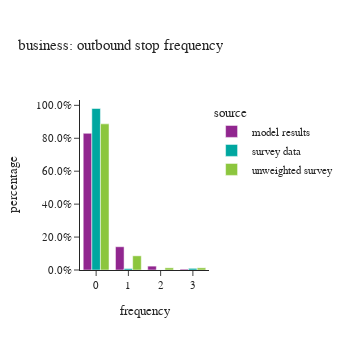
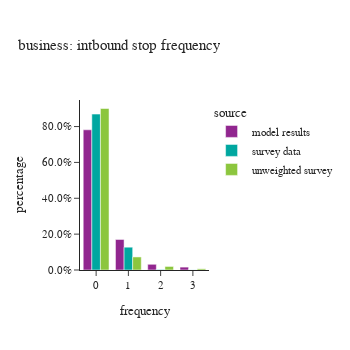
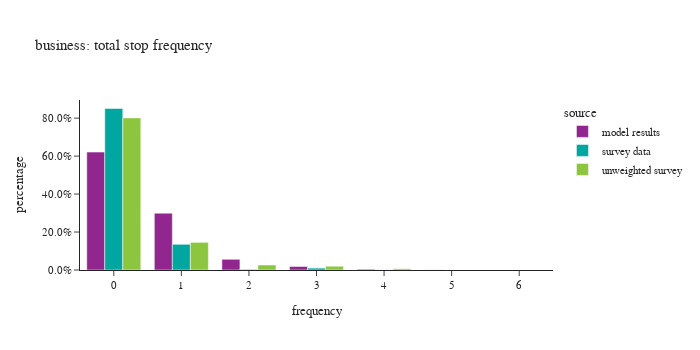

The notebook cell saved with these charts, in order:
### Code cell
#| layout: [[1,1], [1]]
plot_stop_frequency(df_plot, "business")

### Figure 1 — Plotly figure (JSON) as saved in the notebook; plotly's stock layout.template omitted (floating-point values rounded to 4 significant figures)
{"data": [{"alignmentgroup": "True", "hovertemplate": "source=model results<br>frequency=%{x}<br>percentage=%{y}<extra></extra>", "legendgroup": "model results", "marker": {"color": "#91268F", "pattern": {"shape": ""}}, "name": "model results", "offsetgroup": "model results", "orientation": "v", "showlegend": true, "textposition": "auto", "type": "bar", "x": ["0", "1", "2", "3"], "xaxis": "x", "y": [0.83, 0.1413, 0.02358, 0.005183], "yaxis": "y"}, {"alignmentgroup": "True", "hovertemplate": "source=survey data<br>frequency=%{x}<br>percentage=%{y}<extra></extra>", "legendgroup": "survey data", "marker": {"color": "#00A7A0", "pattern": {"shape": ""}}, "name": "survey data", "offsetgroup": "survey data", "orientation": "v", "showlegend": true, "textposition": "auto", "type": "bar", "x": ["0", "1", "2", "3"], "xaxis": "x", "y": [0.9808, 0.008862, 0.0003583, 0.009998], "yaxis": "y"}, {"alignmentgroup": "True", "hovertemplate": "source=unweighted survey<br>frequency=%{x}<br>percentage=%{y}<extra></extra>", "legendgroup": "unweighted survey", "marker": {"color": "#8CC63E", "pattern": {"shape": ""}}, "name": "unweighted survey", "offsetgroup": "unweighted survey", "orientation": "v", "showlegend": true, "textposition": "auto", "type": "bar", "x": ["0", "1", "2", "3"], "xaxis": "x", "y": [0.8874, 0.08609, 0.01325, 0.01325], "yaxis": "y"}], "layout": {"barmode": "group", "height": 350, "legend": {"title": {"text": "source"}, "tracegroupgap": 0}, "title": {"text": "business: outbound stop frequency"}, "width": 350, "xaxis": {"anchor": "y", "domain": [0.0, 1.0], "title": {"text": "frequency"}}, "yaxis": {"anchor": "x", "domain": [0.0, 1.0], "tickformat": ".1%", "title": {"text": "percentage"}}}}

### Figure 2 — Plotly figure (JSON) as saved in the notebook; plotly's stock layout.template omitted (floating-point values rounded to 4 significant figures)
{"data": [{"alignmentgroup": "True", "hovertemplate": "source=model results<br>frequency=%{x}<br>percentage=%{y}<extra></extra>", "legendgroup": "model results", "marker": {"color": "#91268F", "pattern": {"shape": ""}}, "name": "model results", "offsetgroup": "model results", "orientation": "v", "showlegend": true, "textposition": "auto", "type": "bar", "x": ["0", "1", "2", "3"], "xaxis": "x", "y": [0.7818, 0.1702, 0.03182, 0.01614], "yaxis": "y"}, {"alignmentgroup": "True", "hovertemplate": "source=survey data<br>frequency=%{x}<br>percentage=%{y}<extra></extra>", "legendgroup": "survey data", "marker": {"color": "#00A7A0", "pattern": {"shape": ""}}, "name": "survey data", "offsetgroup": "survey data", "orientation": "v", "showlegend": true, "textposition": "auto", "type": "bar", "x": ["0", "1", "2", "3"], "xaxis": "x", "y": [0.8694, 0.1272, 0.002795, 0.0006112], "yaxis": "y"}, {"alignmentgroup": "True", "hovertemplate": "source=unweighted survey<br>frequency=%{x}<br>percentage=%{y}<extra></extra>", "legendgroup": "unweighted survey", "marker": {"color": "#8CC63E", "pattern": {"shape": ""}}, "name": "unweighted survey", "offsetgroup": "unweighted survey", "orientation": "v", "showlegend": true, "textposition": "auto", "type": "bar", "x": ["0", "1", "2", "3"], "xaxis": "x", "y": [0.9007, 0.07285, 0.01987, 0.006623], "yaxis": "y"}], "layout": {"barmode": "group", "height": 350, "legend": {"title": {"text": "source"}, "tracegroupgap": 0}, "title": {"text": "business: intbound stop frequency"}, "width": 350, "xaxis": {"anchor": "y", "domain": [0.0, 1.0], "title": {"text": "frequency"}}, "yaxis": {"anchor": "x", "domain": [0.0, 1.0], "tickformat": ".1%", "title": {"text": "percentage"}}}}

### Figure 3 — Plotly figure (JSON) as saved in the notebook; plotly's stock layout.template omitted (floating-point values rounded to 4 significant figures)
{"data": [{"alignmentgroup": "True", "hovertemplate": "source=model results<br>frequency=%{x}<br>percentage=%{y}<extra></extra>", "legendgroup": "model results", "marker": {"color": "#91268F", "pattern": {"shape": ""}}, "name": "model results", "offsetgroup": "model results", "orientation": "v", "showlegend": true, "textposition": "auto", "type": "bar", "x": [0, 1, 2, 3, 4, 5, 6], "xaxis": "x", "y": [0.6212, 0.2994, 0.05638, 0.01847, 0.003908, 0.0004865, 0.0001006], "yaxis": "y"}, {"alignmentgroup": "True", "hovertemplate": "source=survey data<br>frequency=%{x}<br>percentage=%{y}<extra></extra>", "legendgroup": "survey data", "marker": {"color": "#00A7A0", "pattern": {"shape": ""}}, "name": "survey data", "offsetgroup": "survey data", "orientation": "v", "showlegend": true, "textposition": "auto", "type": "bar", "x": [0, 1, 2, 3, 4], "xaxis": "x", "y": [0.8508, 0.1354, 0.003153, 0.009998, 0.0006112], "yaxis": "y"}, {"alignmentgroup": "True", "hovertemplate": "source=unweighted survey<br>frequency=%{x}<br>percentage=%{y}<extra></extra>", "legendgroup": "unweighted survey", "marker": {"color": "#8CC63E", "pattern": {"shape": ""}}, "name": "unweighted survey", "offsetgroup": "unweighted survey", "orientation": "v", "showlegend": true, "textposition": "auto", "type": "bar", "x": [0, 1, 2, 3, 4], "xaxis": "x", "y": [0.8013, 0.1457, 0.02649, 0.01987, 0.006623], "yaxis": "y"}], "layout": {"barmode": "group", "height": 350, "legend": {"title": {"text": "source"}, "tracegroupgap": 0}, "title": {"text": "business: total stop frequency"}, "width": 700, "xaxis": {"anchor": "y", "domain": [0.0, 1.0], "dtick": 1, "title": {"text": "frequency"}}, "yaxis": {"anchor": "x", "domain": [0.0, 1.0], "tickformat": ".1%", "title": {"text": "percentage"}}}}
